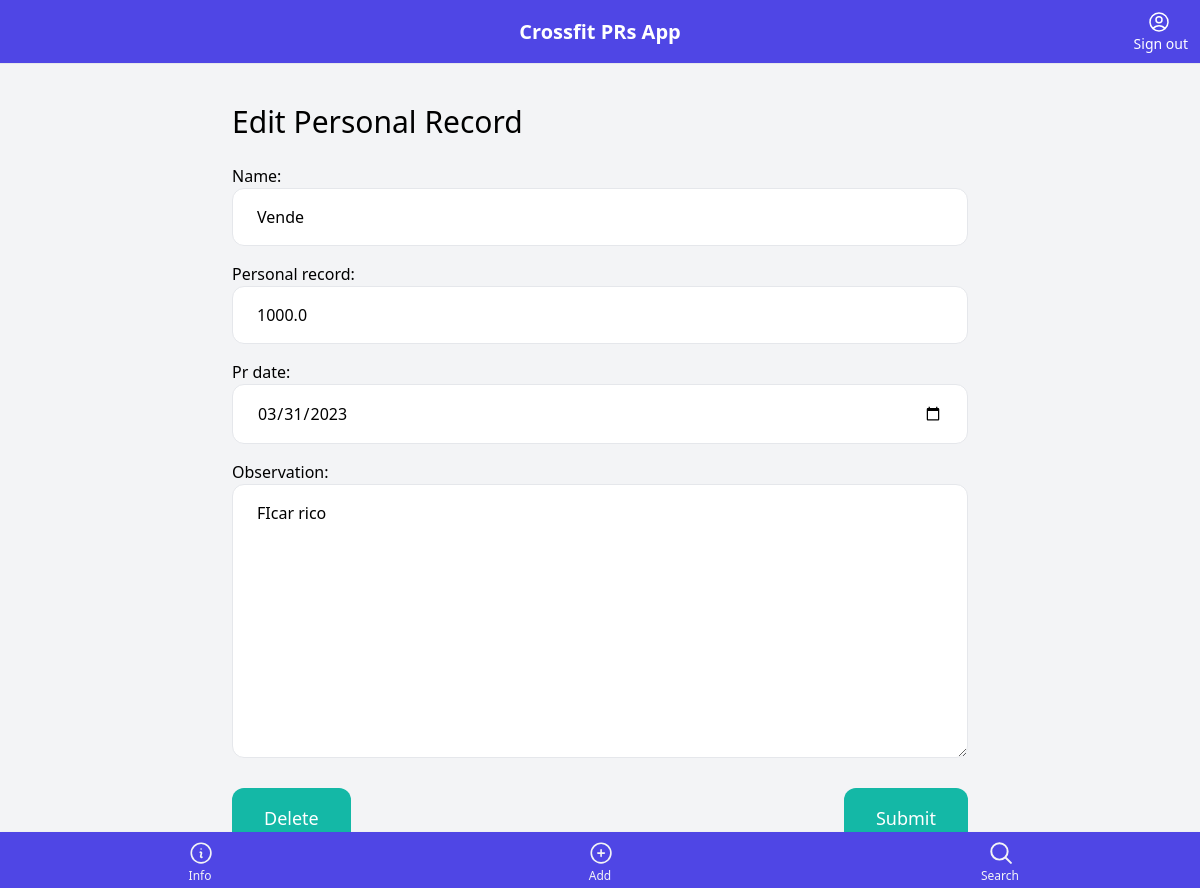
/15/edit/ (signed in), run on the app's committed database.
### core/models.py (models this page shows, shortened)
class Item(models.Model):
    name = models.CharField(max_length=255)
    observation = models.TextField(blank=True, null=True)
    personal_record = models.FloatField()
    pr_date = models.DateField()
    created_by = models.ForeignKey(User, related_name='items', on_delete=models.CASCADE)
    created_at = models.DateTimeField(auto_now_add=True)

### core/views.py (the view)
# urls.py: path('<int:pk>/edit/', edit, name="edit"),
@login_required
def edit(request, pk):
     item = get_object_or_404(Item, pk=pk, created_by=request.user)
     if request.method == 'POST':
          form = EditItemForm(request.POST, instance=item)
          if form.is_valid():
               form.save()
               return redirect('/')
     else:
          form = EditItemForm(instance=item)
     return render(request, 'core/form.html',{
          'form': form,
          'title': 'Edit Personal Record',
     })

### core/forms.py
class EditItemForm(forms.ModelForm):
    class Meta:
        model = Item
        fields = {'name', 'observation', 'personal_record', 'pr_date'}
        widgets = {
            'name': forms.TextInput(attrs={
                'class': INPUT_CLASSES
            }),
            'observation': forms.Textarea(attrs={
                'class': INPUT_CLASSES
            }),
            'personal_record': forms.NumberInput(attrs={
                'class': INPUT_CLASSES
            }),
            'pr_date': forms.DateInput(format=('%Y-%m-%d'), attrs={
                'class': INPUT_CLASSES,
                'type': 'date'
            }),
        }
    field_order  = ['name', 'personal_record', 'pr_date', 'observation']

### core/templates/core/form.html (shortened to what this page needs)
{% extends 'core/base.html' %}
{% block content %}
<h1 class="mb-6 text-3xl">{{title}}</h1>
<form method="post" action="." enctype="multipart/form-data">
    <div class="space-y-4">
        {{ form.as_p }}
    </div>
    <div class="flex justify-between">
        {% if form.instance.id %}
          <div>
            <a href="{% url 'delete' form.instance.id %}">
              <button type="button" class="mt-6 py-4 px-8 text-lg bg-teal-500 hover:bg-teal-700 rounded-xl text-white">Delete</button>
            </a>
          </div>
        {% endif %}
        <div class="ml-auto">
          <button class="mt-6 py-4 px-8 text-lg bg-teal-500 hover:bg-teal-700 rounded-xl text-white">Submit</button>
        </div>
    </div>
</form>
{% endblock %}

### data on the page
Item: name "Vende", personal_record "1000.0", pr_date "03/31/2023", observation "FIcar rico"

### other printed values
{{ title }} "Edit Personal Record"
